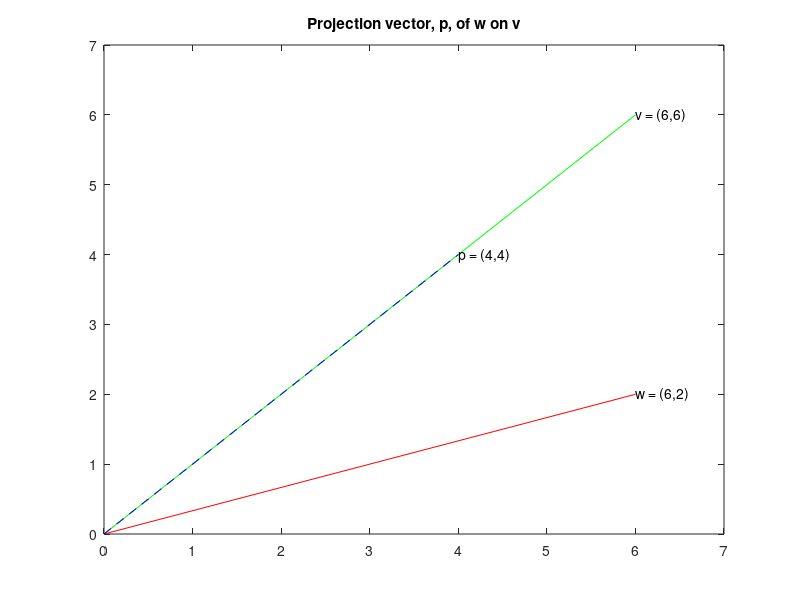

Source code (MATLAB):
v = [6;6];
w = [6;2];
p = ((dot(w,v))/((norm(v))^2))*v;

plot([0,v(1)],[0,v(2)],'g')
hold on
plot([0,w(1)],[0,w(2)],'r')
plot([0,p(1)],[0,p(2)],'b--')
axis([0,7,0,7])
text(6,6,'v = (6,6)')
text(6,2,'w = (6,2)')
text(4,4,'p = (4,4)')
title('Projection vector, p, of w on v')